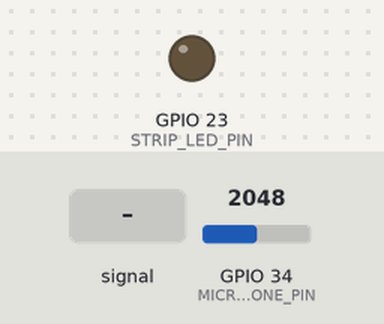
This sketch was run on a simulated ESP32. On the bench: output pins drawn as LEDs (lit = HIGH). The test bench sets the inputs (shaded band); at power-on: GPIO 34 (MICROPHONE_PIN) = 2048. What the sketch prints to the serial monitor is not drawn.

Above: at 4.2 s.
4.3 s: GPIO 34 (MICROPHONE_PIN) fed a 200 Hz sine of ±1023 counts around its level
At 4.8 s:
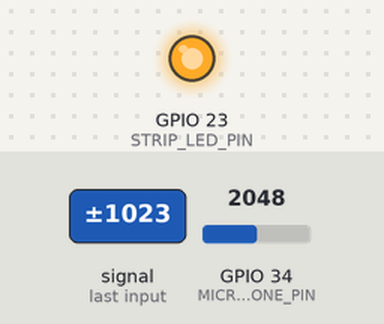
5.8 s: GPIO 34 (MICROPHONE_PIN) set to 3540
7.7 s: GPIO 34 (MICROPHONE_PIN) set to 3494
Timing chart, 0 to 10.7 s (numbered marks = the images above; inputs shaded):
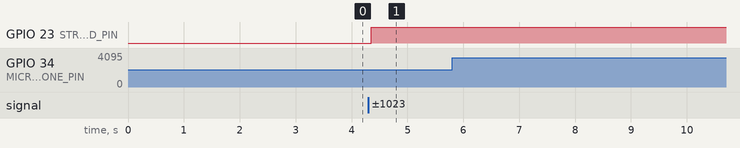

Measured:
- after the input at 4.3 s, GPIO 23 (STRIP_LED_PIN): LOW → HIGH after 0.05 s
- after the input at 5.8 s, every drawn part: stays the same
- after the input at 7.7 s, every drawn part: stays the same

The sketch:

esp32-TEST-MICROFONO-STRIP-LED.ino
```cpp
/* =====================================================
   ESP32 TEST MICROFONO + STRIP LED - Auto-Calibrazione

   Test standalone (SENZA WiFi/backend):
   - Batti le mani → strip LED si accende!
   - Auto-calibrazione rumore ambientale
   - Perfect per test hardware immediato
   ===================================================== */

// ================== PIN ==================
#define MICROPHONE_PIN 34  // ADC1 Input (GPIO 34)
#define STRIP_LED_PIN 23   // Output LED (GPIO 23)

// ======== CALIBRAZIONE ADATTIVA ========
float baselineNoise = 0;     // Media rumore ambientale
const int BASELINE_SAMPLES = 50;  // Campioni per baseline iniziale
const float BASELINE_ALPHA = 0.98;  // Smoothing (0.98 = molto stabile)
const int PEAK_MARGIN = 800;    // Margine sopra baseline per rilevare picco
const int MIN_THRESHOLD = 500;   // Soglia minima assoluta
const int MAX_THRESHOLD = 3500;  // Soglia massima assoluta

unsigned long lastPeakTime = 0;
const unsigned long PEAK_COOLDOWN = 2000;  // Cooldown tra picchi (2s)
const unsigned long LED_ON_DURATION = 5000; // Strip LED resta accesa 5 secondi

bool stripLedOn = false;
unsigned long ledOnTime = 0;

void setup() {
  Serial.begin(115200);
  delay(2000);

  Serial.println("\n\n=======================================================");
  Serial.println("ESP32 TEST MICROFONO + STRIP LED - Auto-Calibrazione");
  Serial.println("=======================================================\n");

  // Configura pin output
  pinMode(STRIP_LED_PIN, OUTPUT);
  digitalWrite(STRIP_LED_PIN, LOW);

  Serial.println("📌 Configurazione:");
  Serial.println("   - Microfono: GPIO 34 (ADC1)");
  Serial.println("   - Strip LED: GPIO 23 (Output)");
  Serial.println("   - Algoritmo: Media Mobile Esponenziale");
  Serial.println("   - Margine picco: +800 sopra baseline");
  Serial.println();

  // ===== CALIBRAZIONE INIZIALE =====
  Serial.println("🔧 Calibrazione baseline in corso...");
  Serial.println("   ⚠️  STA' ZITTO per 1 secondo!");
  Serial.println();

  long sum = 0;
  for(int i = 0; i < BASELINE_SAMPLES; i++) {
    sum += analogRead(MICROPHONE_PIN);
    delay(20);
    if (i % 10 == 0) Serial.print(".");
  }

  baselineNoise = sum / (float)BASELINE_SAMPLES;

  Serial.println("\n");
  Serial.println("✅ Calibrazione completata!");
  Serial.print("   📊 Baseline iniziale: ");
  Serial.println(baselineNoise, 0);
  Serial.print("   🎯 Soglia dinamica: baseline + ");
  Serial.println(PEAK_MARGIN);
  Serial.println();
  Serial.println("👏 BATTI LE MANI → Strip LED si accende per 5 secondi!");
  Serial.println("━━━━━━━━━━━━━━━━━━━━━━━━━━━━━━━━━━━━━━━━━━━━━━━\n");
}

void loop() {
  unsigned long now = millis();

  // Leggi livello sonoro
  int soundLevel = analogRead(MICROPHONE_PIN);

  // ===== UPDATE BASELINE (Media Mobile Esponenziale) =====
  float currentThreshold = baselineNoise + PEAK_MARGIN;
  currentThreshold = constrain(currentThreshold, MIN_THRESHOLD, MAX_THRESHOLD);

  if (soundLevel < currentThreshold) {
    // Rumore normale → aggiorna baseline lentamente
    baselineNoise = (BASELINE_ALPHA * baselineNoise) + ((1 - BASELINE_ALPHA) * soundLevel);
  }

  // ===== STAMPA CONTINUA (ogni 100ms) =====
  static unsigned long lastPrint = 0;
  if (now - lastPrint > 100) {
    Serial.print("🎤 Sound: ");
    Serial.print(soundLevel);
    Serial.print(" \t| Baseline: ");
    Serial.print(baselineNoise, 0);
    Serial.print(" \t| Soglia: ");
    Serial.print(currentThreshold, 0);
    Serial.print(" \t| Delta: ");
    Serial.print(soundLevel - baselineNoise, 0);

    // Barra visiva
    Serial.print(" \t|");
    int bars = (soundLevel - baselineNoise) / 50;
    for(int i = 0; i < bars && i < 30; i++) {
      Serial.print("█");
    }

    if (soundLevel > currentThreshold) {
      Serial.print(" << PICCO!");
    }

    // Stato LED
    if (stripLedOn) {
      Serial.print(" | 💡 LED ON");
    }

    Serial.println();
    lastPrint = now;
  }

  // ===== RILEVA PICCO (Battito/Urlo) =====
  if (soundLevel > currentThreshold && (now - lastPeakTime > PEAK_COOLDOWN)) {
    lastPeakTime = now;

    Serial.println("\n━━━━━━━━━━━━━━━━━━━━━━━━━━━━━━━━━━━━━━━");
    Serial.println("👏 🎉 PICCO SONORO RILEVATO! 🎉 👏");
    Serial.print("   📈 Sound level: ");
    Serial.println(soundLevel);
    Serial.print("   📊 Baseline: ");
    Serial.println(baselineNoise, 0);
    Serial.print("   🎯 Soglia: ");
    Serial.println(currentThreshold, 0);
    Serial.print("   ⚡ Delta: +");
    Serial.println(soundLevel - currentThreshold, 0);
    Serial.println();

    // 💡 ACCENDI STRIP LED!
    Serial.println("💡 ACCENDO STRIP LED per 5 secondi!");
    digitalWrite(STRIP_LED_PIN, HIGH);
    stripLedOn = true;
    ledOnTime = now;

    Serial.println("━━━━━━━━━━━━━━━━━━━━━━━━━━━━━━━━━━━━━━━\n");
  }

  // ===== SPEGNI STRIP LED (dopo 5 secondi) =====
  if (stripLedOn && (now - ledOnTime > LED_ON_DURATION)) {
    Serial.println("💡 SPENGO Strip LED (timeout 5s)\n");
    digitalWrite(STRIP_LED_PIN, LOW);
    stripLedOn = false;
  }

  delay(50);
}
```
